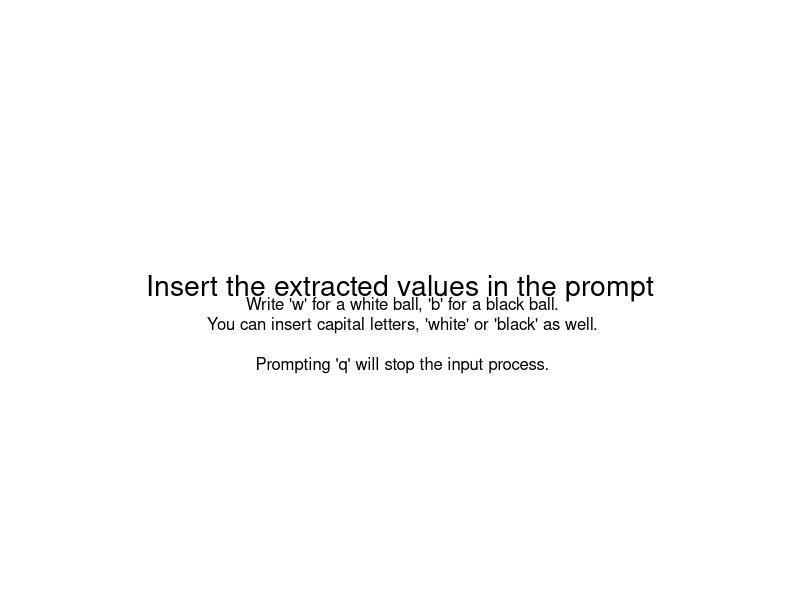

Recreate this plot in R. (Note: this script raises an error after producing the figure.)
#!/usr/bin/Rscript

################################################################
#  AdvStat4PhysAna - RLab 3
#  coded by Barone Francesco Pio, student ID: 2058478
#  University of Padua, 15 april 2022
#  
#  This is the script for manual six boxes sampling experiment.
#  Run this script with   Rscript sixboxes.R
#
################################################################


# six boxes toy model options
nboxes <- 6  # number of boxes  (I tested it for 6, but should work fine for other numbers)
nextr <- 20  # number of extractions (you can extend it!)

nextr_grow <- 10 # how much you want to grow the number of extractions when you are asked




# plot environment options
X11()    # for graphical interface in Linux
options(repr.plot.width=8, repr.plot.height=5)  # adjust as you wish
par(mar = c(2.4,2,3,2))  # tight layout




# +------------------+
# | Useful functions |
# +------------------+

#  Preallocate matrix & init probability values
prb <- matrix(0, nboxes, nextr+1)
prb[,1] <- 1/nboxes                   # initial probability of each box
prbH <- ((1:nboxes) -1)*1/(nboxes-1)  # probability of white for each box

#  This function implements the Bayes formula on a vector of probabilities prb,
#  given the latest extraction (False for Black, True for White).
bayes <- function(extr, prb) {
    if(extr) { mult <- prbH }   # White
    else     { mult <- 1-prbH } # Black
    return(mult*prb/sum(mult*prb))
}

#  This function takes a matrix of probabilities and plots them for each box.
# The argument np selects the number of extracted points to plot.
plot_probabilities <- function(mprb, np=nextr) {
    
    par( mfrow=c( ceiling(nboxes/3), 3) )  # divide in 3 columns
    
    for(box in 1:nboxes) {
        this_prb = mprb[box,1:(np+1)]
        this_prb
        plot( 0:np, this_prb, main=paste0('H', box-1),
             pch=16, xlim=c(0,nextr), ylim=c(0,1),
             xlab="extraction", ylab="probability",
             col = ifelse(this_prb==0,'grey',"#0066FF") )
             # the color becomes grey when probability is null
    }
}



# +-----------------------+
# | Printing instructions |
# +-----------------------+


# printing some instructions

instructions <- paste0(' Write \'w\' for a white ball, \'b\' for a black ball.\n',
                ' You can insert capital letters, \'white\' or \'black\' as well.\n\n',
                ' Prompting \'q\' will stop the input process.\n\n');
                
cat('++++ Six boxes model ++++\n\n')
cat(instructions)

plot.new()  #plotting a dummy txt with instructions
text(0.5, 0.5,  'Insert the extracted values in the prompt', cex=1.7, pos=3)
text(0.5, 0.25,  instructions, cex=1, pos=3)



# +------------------------+
# | Interactive extraction |
# +------------------------+

i <- 1  # counts how many correct extraction have been inserted
while(i <= nextr) {
    
    # take the extracted value from stdin
    cat(' > ');    extr <- readLines("stdin",1);
    
    # parsing the input...
    if( extr=='W' | extr=='w' | extr=='white' | extr=='White')
        { extr <- TRUE  }
    else if( extr=='B' | extr=='b' | extr=='black' | extr=='Black')
        { extr <- FALSE }
        
    # ... and managing some errors & special inputs 
    else if( extr=='q' | extr=='quit')
         { cat('[INFO] quit from input mode\n\n');    break; }
    else { cat('[INFO] invalid input, try again\n');  next;  }
    
    # computing the probabilities & updating the plot
    prb[,i+1] <- bayes(extr, prb[,i])
    cat( paste(ifelse(extr,'White','Black')), '| ')
    cat(prb[,i+1], '\n')
    plot_probabilities(prb, i)
    
    # moving to next iteration
    i <- i+1
    if(i>nextr) {   # I give the chance to extend the number of inputs
        cat('\nYou have reached the maximum number of inputs.\nYou wish to continue? [y for \'YES\'] > ')
        todo <- readLines("stdin",1);
        if( todo=='y' | extr=='yes' | extr=='Y' | extr=='Yes') {
          nextr <- nextr + nextr_grow
          prb <- cbind(prb, matrix(0, nboxes, nextr_grow))
          # I grow the matrix if need for more inputs
          cat('\n')
        }
        else { cat('I\'ll take that as a no.\n\n') }
    }
}

cat( paste0('The most probable box (by inference) is H',
            which.max(prb[,i])-1, ', with probability ',
            max(prb[,i]), '%.\n\n') )
            
cat('press [enter] to exit\n')
invisible(readLines("stdin",1))

quit(status=0)
